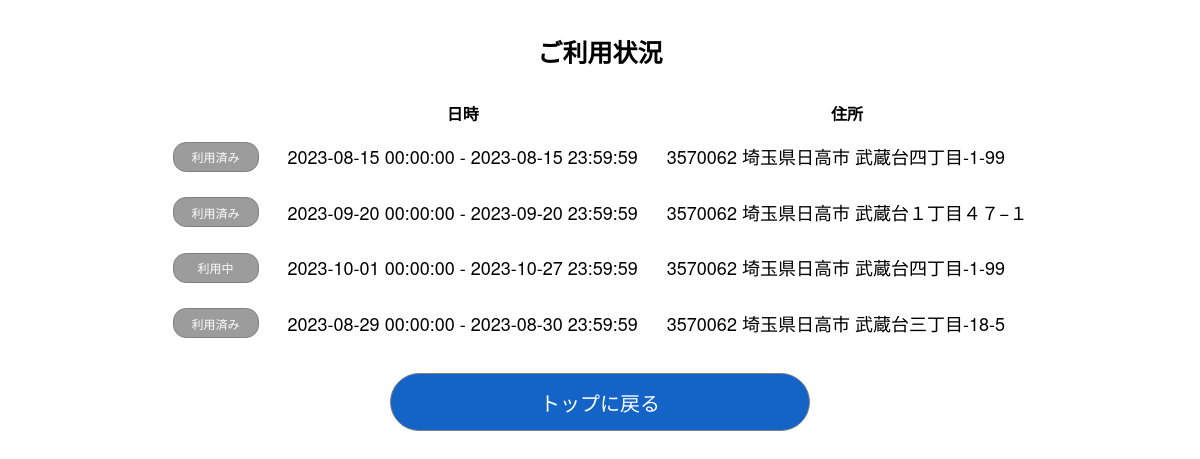
Page /usageStats (signed in) on the earlier database version.
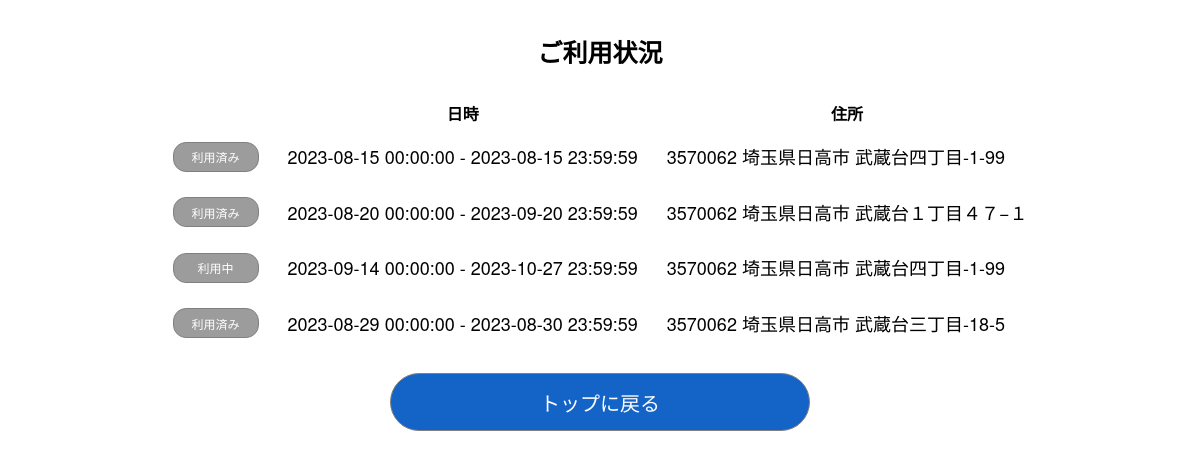
Same page on the later database version.
### app.py (models this page shows, shortened)
class Reserve(db.Model):
    id = db.Column(db.Integer, primary_key=True)
    user_id = db.Column(db.Integer, db.ForeignKey('user.id'), nullable=False)
    park_id = db.Column(db.Integer, db.ForeignKey('parking.id'), nullable=False)
    resv_at = db.Column(db.DateTime, nullable=False,
                        default=datetime.now(pytz.timezone('Asia/Tokyo'))) # 予約日時
    use_start = db.Column(db.DateTime, nullable=False) # 利用開始日時
    use_end =  db.Column(db.DateTime, nullable=False) # 利用終了日時
    resv_status = db.Column(db.Integer, nullable=False) # (0)予約なし,(1)予約ずみ,(2)ご利用済み

class Parking(db.Model):
    id = db.Column(db.Integer, primary_key=True, nullable=False)
    title = db.Column(db.String(50), nullable=False)
    postal_code = db.Column(db.String(7), nullable=False)
    address1 = db.Column(db.String(120), nullable=False)
    address2 = db.Column(db.String(120), nullable=False)
    tel = db.Column(db.String(11), nullable=False)
    inoutdoor = db.Column(db.String(1), nullable=False) # (0)屋外、(1)屋内
    mustcall = db.Column(db.String(1), nullable=False) # (0)出し入れ時に連絡が不要、(1)出し入れ時に連絡が必要
    usableTypeNum = db.Column(db.String(1), nullable=False) # (0)3ナンバー、(1)5ナンバー
    usableSize = db.Column(db.String(1), nullable=False) # (0)155cm未満、(1)155 ～ 170cm
    max_day = db.Column(db.Integer, nullable=True)
    min_day = db.Column(db.Integer, nullable=True)
    price_day = db.Column(db.Integer, nullable=False)
    etc = db.Column(db.String(500), nullable=True)
    lon = db.Column(db.Float, nullable=False)
    lat = db.Column(db.Float, nullable=False)
    owner_id = db.Column(db.Integer, db.ForeignKey('user.id'), nullable=False)
    created_at = db.Column(db.DateTime, nullable=False,
                           default=datetime.now(pytz.timezone('Asia/Tokyo')))
    price_hour = db.Column(db.Integer)
    price_month = db.Column(db.Integer)
    max_hour = db.Column(db.Integer)
    min_hour = db.Column(db.Integer)
    max_month = db.Column(db.Integer)
    min_month = db.Column(db.Integer)

### app.py (the view)
@app.route('/usageStats', methods=['GET','POST'])
@login_required
def usageStats():
    reserves = Reserve.query.all()
    for reserve in reserves:
        use_start = reserve.use_start
        use_end = reserve.use_end
        today = datetime.now().replace(hour=0, minute=0, second=0, microsecond=0)
        if use_end < today : # ご利用済み
            reserve.resv_status = 0
        elif today < use_start: # 予約済み
            reserve.resv_status = 1
        else: # ご利用中
            reserve.resv_status = 2
        db.session.commit()
    if request.method=='GET':
        join_query = db.session.query(User, Parking, Reserve).\
            join(Reserve, User.id == Reserve.user_id).\
            join(Parking, Reserve.park_id == Parking.id).\
            filter(User.id == current_user.id)
        result = join_query.all()
        reservelist = []
        for row in result:
            parking = row.Parking.__dict__
            reserve = row.Reserve.__dict__
            data = {}
            data.update(parking)
            data.update(reserve)
            reservelist.append(data)
        return render_template('usageStats.html', reservelist=reservelist)
    else:
        pass

### app.py (called while the page is built)
@login_manager.user_loader
def load_user(user_id):
    print(f'ID>>>{user_id}')
    return User.query.get(int(user_id))

### templates/usageStats.html (shortened to what this page needs)
<!DOCTYPE html>
<html>
<head>
    <link rel='stylesheet' href='../static/css/centerBox.css' />
    <link rel='stylesheet' href='../static/css/common.css' />
    <link rel='stylesheet' href='../static/css/extension_usageStats.css' />
</head>
<body>
    <article class='container'>
        <section class='box_contents'>
            <h1>ご利用状況</h1>
            <form>
                <table class='inner'>
                    {%if reservelist%}
                    <tr>
                        <th> </th>
                        <th>日時</th>
                        <th>住所</th>
                    </tr>
                    {%for reserve in reservelist%}
                    <tr>
                        {%if reserve.resv_status==0%}
                        <td><a href="{{url_for('usageStatsDetails', reserve_id = reserve.id)}}" ><input class='common_cancel_mini' value='利用済み' /></a></td>
                        {%elif reserve.resv_status==1%}
                        <td><a href="{{url_for('usageStatsDetails', reserve_id = reserve.id)}}" ><input class='common_cancel_mini' value='予約済み' /></a></td>
                        {%elif reserve.resv_status==2%}
                        <td><a href="{{url_for('usageStatsDetails', reserve_id = reserve.id)}}" ><input class='common_cancel_mini' value='利用中' /></a></td>
                        {%endif%}
                        <td>{{reserve.use_start}} - {{reserve.use_end}}</td>
                        <td>{{reserve.postal_code}} {{reserve.address1}} {{reserve.address2}}</td>
                    </tr>
                    {%endfor%}
                    {%else%}
                    <p>現在、ご予約はありません</p>
                    {%endif%}
                </table>
            </form>
            <nav class='buttonMenu'>
                <form>
                    <a href="mainForm"><input class='common_button common_fat' style='width : 42%;' type='button' value='トップに戻る' /></a>
                </form>
            </nav>
        </section>
    </article>
</body>
</html>

### static/css/centerBox.css (style rules this page uses)
.container { display: grid; place-items: center; }
.box_contents { text-align : center; max-width: 1000px; min-width: 750px; width: 100%; }
.inner { display: grid; place-items: center; border-collapse: separate; border-spacing: 5px; }
.inner td { font-size : var(--labelFontSize, 1.2rem); text-align : left; }

### static/css/common.css (style rules this page uses)
:root { --labelFontSize : 1.2rem; }
html { font-size: 62.5%; box-sizing: border-box; }
body { font-size : 1.6em; font-family: "Helvetica Neue", Arial, "Hiragino Kaku Gothic ProN", "Hiragino Sans", Meiryo, sans-serif; }
nav.buttonMenu { margin-top : 2rem; }
h1 { font-size : 2.5rem; }
input, select { text-indent : 1rem; border : solid 0.1rem gray; height : 2.8rem; border-radius : 0.5rem; cursor: pointer; }
.common_button { background-color : rgb(20, 100, 200); text-indent : 0; font-size : 2rem; color : white; height : 4rem; border-radius : 2rem; margin : 0 1.4rem; }
.common_fat { height : 5.8rem; border-radius: 2.9rem; }

### static/css/extension_usageStats.css (style rules this page uses)
.common_cancel_mini { background-color : rgb(156, 156, 156); text-indent : 0; font-size : 1.2rem; text-align : center; color : white; height : 2.6rem; border-radius : 1.3rem; }
.inner td { padding : 1rem 1.2rem; font-size : 1.8rem; }
.inner td:first-child { width : 80px; }
.inner td input { width : 80px; }

Differences in the rows shown:
computed for Reserve "武蔵台四丁目-1-99": use_start "2023-10-01 00:00:00" → "2023-09-14 00:00:00"
changed Reserve "武蔵台１丁目４７−１": use_start "2023-09-20 00:00:00" → "2023-08-20 00:00:00"
